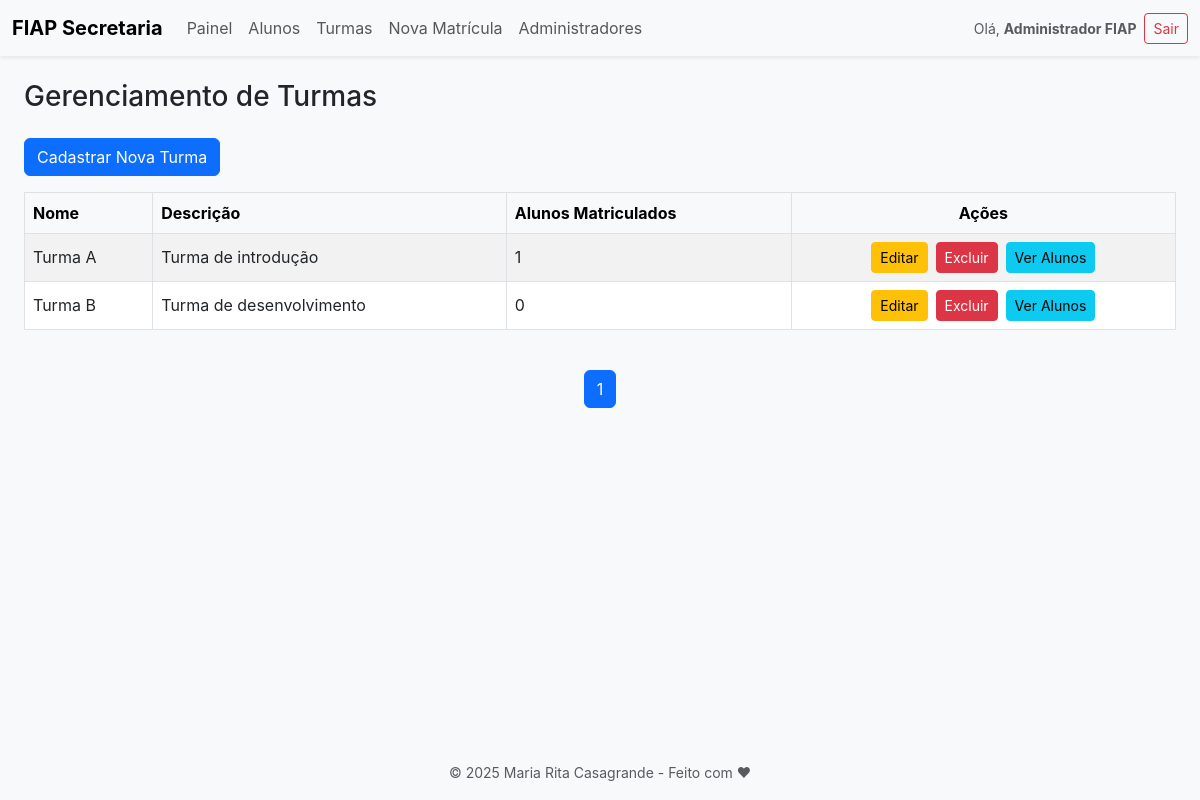
The page /index.php?page=turmas&action=listar (signed in) on the database as committed earlier.
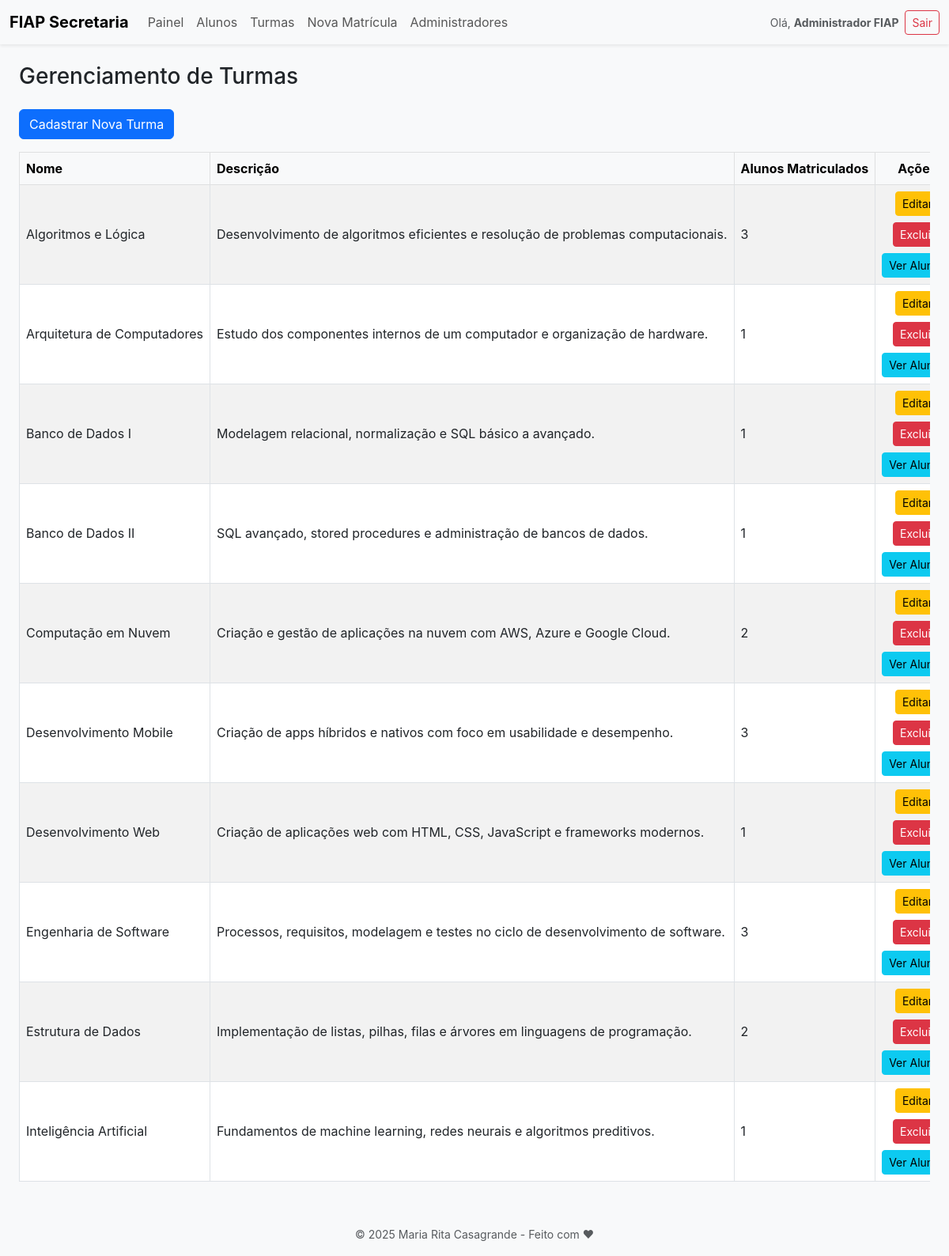
The same page on the database as committed later.
### tables this page shows
CREATE TABLE turmas (
    id INT AUTO_INCREMENT PRIMARY KEY,
    nome VARCHAR(100) NOT NULL,
    descricao TEXT NOT NULL,
    criado_em TIMESTAMP DEFAULT CURRENT_TIMESTAMP
);

### controllers/TurmaController.php (called while the page is built, shortened)
<?php
require_once BASE_PATH . '/models/Turma.php';
class TurmaController
{
    private $model;
    public function __construct()
    {
        $this->model = new Turma();
    }
    public function listar()
    {
        $pagina = isset($_GET['pagina']) ? (int) $_GET['pagina'] : 1;
        $turmas = $this->model->todas($pagina);
        $totalPaginas = $this->model->totalPaginas();
        include BASE_PATH . '/views/turmas/listar.php';
    }
}

### models/Turma.php (called while the page is built, shortened)
<?php
class Turma
{
    public function todas($pagina = 1, $limite = 10)
    {
        return $this->listar($pagina, $limite);
    }
    public function listar($pagina = 1, $limite = 10)
    {
        $offset = ($pagina - 1) * $limite;
        $conn = (new Database())->connect();
        $query = "
            SELECT
                t.*,
                COUNT(m.id) AS total_alunos
            FROM turmas t
            LEFT JOIN matriculas m ON m.turma_id = t.id
            GROUP BY t.id
            ORDER BY t.nome ASC
            LIMIT :limite OFFSET :offset
        ";
        $stmt = $conn->prepare($query);
        $stmt->bindValue(':limite', $limite, PDO::PARAM_INT);
        $stmt->bindValue(':offset', $offset, PDO::PARAM_INT);
        $stmt->execute();
        return $stmt->fetchAll(PDO::FETCH_ASSOC);
    }
    public function totalPaginas($limitePorPagina = 10)
    {
        $conn = (new Database())->connect();
        $stmt = $conn->query("SELECT COUNT(*) AS total FROM turmas");
        $total = $stmt->fetch(PDO::FETCH_ASSOC)['total'] ?? 0;
        return ceil($total / $limitePorPagina);
    }
}

### views/turmas/listar.php (the view, shortened to what this page needs)
<!DOCTYPE html>
<html lang="pt-br">
<head>
    <link href="https://cdn.jsdelivr.net/npm/bootstrap@5.3.0/dist/css/bootstrap.min.css" rel="stylesheet">
</head>
<body class="bg-light">
    <?php include BASE_PATH . '/views/partials/header.php'; ?>
    <div class="container-fluid px-4">
        <h1 class="mb-4 fs-3">Gerenciamento de Turmas</h1>
        <div class="mb-3">
            <a href="index.php?page=turmas&action=criar" class="btn btn-primary">Cadastrar Nova Turma</a>
        </div>
        <?php if (!empty($turmas)): ?>
            <div class="table-responsive">
                <table class="table table-bordered table-striped align-middle">
                    <thead class="table-light">
                        <tr>
                            <th>Nome</th>
                            <th>Descrição</th>
                            <th>Alunos Matriculados</th>
                            <th class="text-center">Ações</th>
                        </tr>
                    </thead>
                    <tbody>
                        <?php foreach ($turmas as $turma): ?>
                            <tr>
                                <td><?= htmlspecialchars($turma['nome']) ?></td>
                                <td><?= htmlspecialchars($turma['descricao']) ?></td>
                                <td><?= $turma['total_alunos'] ?></td>
                                <td class="text-center">
                                    <div class="d-flex flex-wrap justify-content-center gap-2">
                                        <a href="index.php?page=turmas&action=editar&id=<?= $turma['id'] ?>"
                                            class="btn btn-warning btn-sm">Editar</a>
                                        <a href="index.php?page=turmas&action=excluir&id=<?= $turma['id'] ?>"
                                            class="btn btn-danger btn-sm"
                                            onclick="return confirm('Excluir esta turma?')">Excluir</a>
                                        <a href="index.php?page=matriculas&action=listar&turma_id=<?= $turma['id'] ?>"
                                            class="btn btn-info btn-sm">Ver Alunos</a>
                                    </div>
                                </td>
                            </tr>
                        <?php endforeach ?>
                    </tbody>
                </table>
            </div>
            <nav class="mt-4">
                <ul class="pagination justify-content-center">
                    <?php for ($i = 1; $i <= $totalPaginas; $i++): ?>
                        <li class="page-item <?= ($i == ($_GET['pagina'] ?? 1)) ? 'active' : '' ?>">
                            <a class="page-link" href="index.php?page=turmas&action=listar&pagina=<?= $i ?>"><?= $i ?></a>
                        </li>
                    <?php endfor; ?>
                </ul>
            </nav>
        <?php else: ?>
            <div class="alert alert-info">Nenhuma turma cadastrada.</div>
        <?php endif; ?>
    </div>
    <?php include BASE_PATH . '/views/partials/footer.php'; ?>
</body>
</html>

### routes.php (shortened to what this page needs)
<?php
$page = $_GET['page'] ?? 'dashboard';
$action = $_GET['action'] ?? 'index';
switch ($page) {
    case 'turmas':
        require_once BASE_PATH . '/controllers/TurmaController.php';
        $ctrl = new TurmaController();
        $ctrl->{$action}();
        break;
}

### views/partials/header.php (shortened to what this page needs)
<link href="https://cdn.jsdelivr.net/npm/bootstrap-icons@1.10.5/font/bootstrap-icons.css" rel="stylesheet">
<nav class="navbar navbar-expand-lg navbar-light bg-light shadow-sm mb-4">
    <div class="container-fluid">
        <a class="navbar-brand fw-bold" href="index.php?page=dashboard&action=index">
            FIAP Secretaria
        </a>
        <div class="collapse navbar-collapse" id="navbarAdmin">
            <ul class="navbar-nav me-auto mb-2 mb-lg-0">
                <li class="nav-item"><a class="nav-link" href="index.php?page=dashboard&action=index">Painel</a></li>
                <li class="nav-item"><a class="nav-link" href="index.php?page=alunos&action=listar">Alunos</a></li>
                <li class="nav-item"><a class="nav-link" href="index.php?page=turmas&action=listar">Turmas</a></li>
                <li class="nav-item"><a class="nav-link" href="index.php?page=matriculas&action=criar">Nova
                        Matrícula</a></li>
                <li class="nav-item"><a class="nav-link"
                        href="index.php?page=administradores&action=listar">Administradores</a></li>
            </ul>
            <div class="d-flex align-items-center flex-wrap gap-2">
                <?php if (!empty($_SESSION['admin_logado']) && !empty($_SESSION['admin_id']) && !empty($_SESSION['admin_nome'])): ?>
                    <a href="index.php?page=administradores&action=editar&id=<?= htmlspecialchars($_SESSION['admin_id']) ?>"
                        class="text-decoration-none text-muted small">
                        Olá, <strong><?= htmlspecialchars($_SESSION['admin_nome']) ?></strong>
                    </a>
                    <a href="index.php?page=auth&action=logout" class="btn btn-outline-danger btn-sm">Sair</a>
                <?php else: ?>
                    <a href="index.php?page=auth&action=login" class="btn btn-outline-primary btn-sm">Entrar</a>
                <?php endif; ?>
            </div>
        </div>
    </div>
</nav>

### views/partials/footer.php (shortened to what this page needs)
<footer class="bg-light text-center text-muted py-3 mt-auto fixed-bottom">
    <div class="container">
        <small>&copy; <?= date('Y') ?> Maria Rita Casagrande - Feito com &hearts;</small>
    </div>
</footer>
</body>
</html>

### public/index.php (shortened to what this page needs)
<?php
require_once BASE_PATH . '/routes.php';
?>
<!DOCTYPE html>
<html lang="pt-br">
<head>
    <link href="https://cdn.jsdelivr.net/npm/bootstrap@5.3.0/dist/css/bootstrap.min.css" rel="stylesheet">
</head>
<body>
</body>
</html>

### views/turmas/listar.php (style rules this page uses)
.table-responsive { overflow-x: auto; }
th, td { white-space: nowrap; }

### public/index.php (style rules this page uses)
body { font-family: -apple-system, BlinkMacSystemFont, "Segoe UI", Roboto, "Helvetica Neue", Arial, sans-serif; background-color: #f9f9f9; }

Rows that differ between the two databases and show on the page:
no longer on this page (row unchanged): turmas: nome "Turma A", descricao "Turma de introdução", total_alunos "1"
no longer on this page (row unchanged): turmas: nome "Turma B", descricao "Turma de desenvolvimento", total_alunos "0"
added turmas: nome "Algoritmos e Lógica", descricao "Desenvolvimento de algoritmos eficientes e resolução de problemas computacionais.", total_alunos "3"
added turmas: nome "Arquitetura de Computadores", descricao "Estudo dos componentes internos de um computador e organização de hardware.", total_alunos "1"
added turmas: nome "Banco de Dados I", descricao "Modelagem relacional, normalização e SQL básico a avançado.", total_alunos "1"
added turmas: nome "Banco de Dados II", descricao "SQL avançado, stored procedures e administração de bancos de dados.", total_alunos "1"
added turmas: nome "Computação em Nuvem", descricao "Criação e gestão de aplicações na nuvem com AWS, Azure e Google Cloud.", total_alunos "2"
added turmas: nome "Desenvolvimento Mobile", descricao "Criação de apps híbridos e nativos com foco em usabilidade e desempenho.", total_alunos "3"
added turmas: nome "Desenvolvimento Web", descricao "Criação de aplicações web com HTML, CSS, JavaScript e frameworks modernos.", total_alunos "1"
added turmas: nome "Engenharia de Software", descricao "Processos, requisitos, modelagem e testes no ciclo de desenvolvimento de software.", total_alunos "3"
added turmas: nome "Estrutura de Dados", descricao "Implementação de listas, pilhas, filas e árvores em linguagens de programação.", total_alunos "2"
added turmas: nome "Inteligência Artificial", descricao "Fundamentos de machine learning, redes neurais e algoritmos preditivos.", total_alunos "1"
Other text that changed with them:
list line gone: "1"
